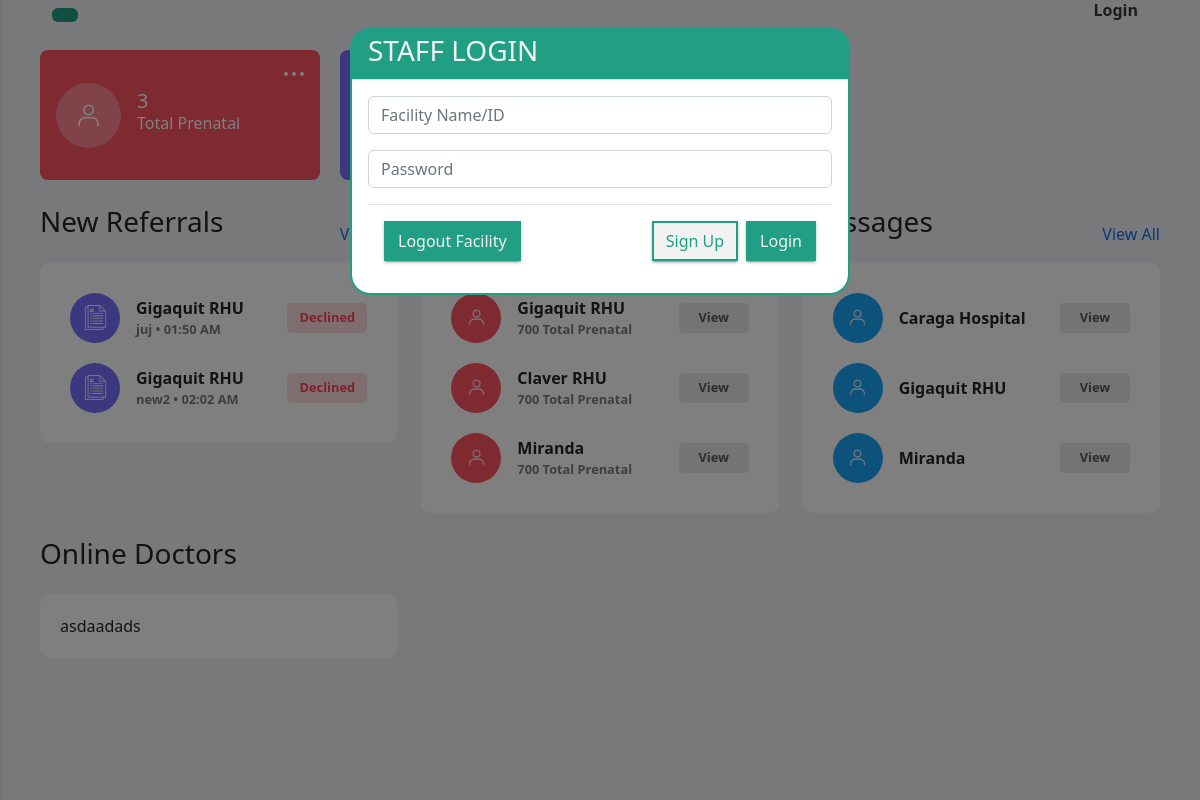
/index.php?yown (signed in), run on the app's committed database.
### tables this page shows
CREATE TABLE `referral_records` (
  `id` int(11) NOT NULL,
  `fclt_id` int(11) NOT NULL,
  `rfrrl_id` int(11) NOT NULL,
  `date` varchar(255) NOT NULL,
  `time` varchar(255) NOT NULL,
  `referred_hospital` varchar(255) NOT NULL,
  `status` varchar(255) NOT NULL
);

CREATE TABLE `facilities` (
  `fclt_id` int(11) NOT NULL,
  `fclt_name` varchar(255) NOT NULL,
  `fclt_password` varchar(255) NOT NULL,
  `fclt_ref_id` varchar(255) NOT NULL,
  `fclt_type` varchar(255) NOT NULL,
  `fclt_address` varchar(255) NOT NULL,
  `img_url` text NOT NULL
);

CREATE TABLE `referral_forms` (
  `id` int(11) NOT NULL,
  `Name` varchar(255) DEFAULT NULL
);

CREATE TABLE `referral_transaction` (
  `id` int(11) NOT NULL,
  `fclt_id` int(11) NOT NULL,
  `rfrrl_id` int(11) NOT NULL,
  `status` varchar(255) NOT NULL,
  `date` varchar(255) NOT NULL,
  `time` varchar(255) NOT NULL,
  `reason` text NOT NULL
);

### includes/referral_functions.inc.php (called while the page is built, shortened)
<?php
include 'dbh.inc.php';
function minireferrals() {
    global $conn, $fclt_id;
    $sql = "SELECT *
    FROM referral_records
    INNER JOIN referral_transaction ON referral_transaction.rfrrl_id = referral_records.rfrrl_id
    INNER JOIN referral_forms ON referral_forms.id = referral_transaction.rfrrl_id
    INNER JOIN facilities ON facilities.fclt_id = referral_records.fclt_id
    WHERE referral_transaction.fclt_id = '$fclt_id' OR referral_records.fclt_id = '$fclt_id'
    LIMIT 4";
    $result = mysqli_query($conn, $sql);
    if ($result) {
        $referrals = mysqli_fetch_all($result, MYSQLI_ASSOC);
        return $referrals;
    } else {
        echo "Error executing query: " . mysqli_error($conn);
    }
    return array();
}

### includes/messages_functions.inc.php (called while the page is built, shortened)
<?php
function contacts() {
    global $conn, $fclt_id;
    $sql = "SELECT * FROM `facilities`";
    $result = mysqli_query($conn, $sql);
    if ($result) {
        $referrals = mysqli_fetch_all($result, MYSQLI_ASSOC);
        return $referrals;
    } else {
        echo "Error executing query: " . mysqli_error($conn);
    }
    return array();
}

### index.php (the view, shortened to what this page needs)
<?php
include_once 'header.php';
include_once 'includes/referral_functions.inc.php';
include_once 'includes/messages_functions.inc.php';
$fclt_id = $_SESSION['id'];
$contacts = contacts();
$getminireferral = minireferrals();
$sql1 = "SELECT COUNT(*) as row_count FROM patients WHERE fclt_id = '$fclt_id'";
$sql2 = "SELECT COUNT(*) as row_count FROM referral_records WHERE fclt_id = '$fclt_id'";
$result1 = mysqli_query($conn, $sql1);
$result2 = mysqli_query($conn, $sql2);
if ($result1 && $result2) {
    $patients = mysqli_fetch_assoc($result1);
    $referral = mysqli_fetch_assoc($result2);
    $patients = $patients['row_count'];
    $referral = $referral['row_count'];
}
?>
<div class="main-cards">
<div class="mini-cards" id="card1">
  <div class="mini-logo">
    <img src="images/person.png" class="mini-logo-image" alt="Logo">
  </div>
  <div class="mini-card-content">
    <h2 class="mini-name"><?php echo $patients;?></h2>
    <p class="mini-description">Total Prenatal</p>
  </div>
  <div class="mini-menu">
    <button class="mini-menu-button">...</button>
  </div>
</div>
<div class="mini-cards" id="card2">
  <div class="mini-logo">
  </div>
  <div class="mini-card-content">
    <h2 class="mini-name"><?php echo $referral;?></h2>
    <p class="mini-description">Total Referral</p>
  </div>
  <div class="mini-menu">
    <button class="mini-menu-button">...</button>
  </div>
</div>
</div>
<div class="main-feed">
  <div class="row">
  <div class="col-12 col-sm-12 col-md-6 col-lg-4 mb-4">
        <div class="head">
              <h3 class="left-heading mb-4">New Referrals</h3>
              <a class="see_all" href="#" role="button">View All</a>
            </div>
          <div class="home-feed">
          <div class="yourDivClass">
  <?php
              foreach ($getminireferral as  $referrals) {
                  $fclt_name = $referrals['fclt_name'];
                  $time = $referrals['time'];
                  $name = $referrals['Name'];
                  $status = $referrals['status'];
                  ?>
      <div class="referral-card">
              <div class="mini-referral-logo" id="referral-logo">
                <img src="images/referral.png" alt="Logo" class="logo">
              </div>
                <div class="info">
                    <div class="name"><?= $fclt_name ?></div>
                  <?php
                    if($time == NULL){
                      ?>
                      <div class="description"><?= $name ?> • <?= $time?></div>
                      <?php
                    }else{
                      ?>
                  <div class="description"><?= $name ?> • <?= $time?></div>
                      <?php
                    }
                  ?>
                </div>
                <?php
                if($status == NULL){
                  ?>
                  <button class="confirm-button" id="Pendingbtn">Pending</button>
                  <?php
                }else{
                  ?>
                  <button class="confirm-button" id="<?= $status ?>btn"><?= $status ?></button>
                  <?php
                }
                ?>
            </div>
            <?php
        }
      ?>
        </div>
        </div>
        </div>
    <div class="col-12 col-sm-12 col-md-6 col-lg-4 mb-4">
    <div class="head">
          <h3 class="left-heading mb-4">Prenatal</h3>
          <a class="see_all" href="#" role="button">View All</a>
        </div>
      <div class="home-feed">
        <div class="yourDivClass">
        <div class="referral-card">
          <div class="mini-referral-logo" id="prenatal-logo">
            <img src="images/person.png" alt="Logo" class="logo">
          </div>
            <div class="info">
                <div class="name">Gigaquit RHU</div>
                <div class="description">700 Total Prenatal</div>
            </div>
            <button class="confirm-button" id="viewbtn">View</button>
        </div>
        <div class="referral-card">
          <div class="mini-referral-logo" id="prenatal-logo">
          <img src="images/person.png" alt="Logo" class="logo">
          </div>
            <div class="info">
                <div class="name">Claver RHU</div>
                <div class="description">700 Total Prenatal</div>
            </div>
            <button class="confirm-button" id="viewbtn">View</button>
        </div>
        <div class="referral-card">
          <div class="mini-referral-logo" id="prenatal-logo">
          <img src="images/person.png" alt="Logo" class="logo">
          </div>
            <div class="info">
                <div class="name">Miranda</div>
                <div class="description">700 Total Prenatal</div>
            </div>
            <button class="confirm-button" id="viewbtn">View</button>
        </div>
        </div>
      </div>
    </div>
    <div class="col-12 col-sm-12 col-md-6 col-lg-4 mb-4">
    <div class="head">
          <h3 class="left-heading mb-4">Messages</h3>
          <a class="see_all" href="#" role="button">View All</a>
        </div>
      <div class="home-feed">
        <div class="yourDivClass">
        <div class="contacts">
            <?php
            foreach ($contacts as $contact) {
                $contact_name = $contact['fclt_name'];
                $contact_id = $contact['fclt_id'];
                if ($contact_id != $fclt_id) {
            ?>
                <div class="referral-card" id="message-contact" data-contact-name="<?php echo $contact_name; ?>" data-contact-id="<?php echo $contact_id; ?>">
            <div class="mini-referral-logo" id="message-logo">
                <img src="images/person.png" alt="Logo" class="logo">
            </div>
            <div class="info">
                <div class="name"><?php echo $contact_name; ?></div>
            </div>
            <button class="confirm-button" id="viewbtn">View</button>
        </div>
            <?php
                }
            }
            ?>
</div>
        </div>
      </div>
    </div>
    <div class="col-12 col-sm-12 col-md-6 col-lg-4 mb-4">
    <div class="head">
          <h3 class="left-heading mb-4">Online Doctors</h3>
        </div>
      <div class="home-feed">
        <div class="yourDivClass">
          asdaadads
        </div>
      </div>
    </div>
  </div>
</div>
<div class="modal fade" id="loginModal" data-bs-backdrop="static" data-bs-keyboard="false" tabindex="-1" aria-labelledby="staticBackdropLabel" aria-hidden="true">
  <div class="modal-dialog">
    <div class="modal-content">
      <div class="modal-header">
      <h3>STAFF LOGIN</h3>
      </div>
      <div class="modal-body" id="modalContent">
      <form id="loginStaff">
    <div class="mb-3">
        <input type="text" class="form-control" name="uid" placeholder="Facility Name/ID">
    </div>
    <div class="mb-3">
        <input type="password" class="form-control" name="pwd" placeholder="Password">
    </div>
    <div class="modal-footer">
        <a class="btn btn2" href="includes/fclt_logout.inc.php" role="button" style="margin-right:auto">Logout Facility</a>
        <a class="btn btn1" href="signup.php" role="button">Sign Up</a>
        <button type="submit" class="btn btn2">Login</button>
    </div>
</form>
      </div>
    </div>
  </div>
</div>
<?php
include_once 'footer.php'
?>

### css/style.css (style rules this page uses)
body { margin: 0; font-family: -apple-system, BlinkMacSystemFont, "Segoe UI", Roboto, "Helvetica Neue", Arial, "Noto Sans", sans-serif, "Apple Color Emoji", "Segoe UI Emoji", "Segoe UI Symbol", "Noto Color Emoji"; font-size: 1rem; font-weight: 400; line-height: 1.5; color: #212529; text-align: left; background-color: #fff; }
.head { display: flex; justify-content: space-between; align-items: center; }
.head a { text-decoration: none; }
.home-feed { background-color: #ffffff; padding: 20px; border-radius: 10px; }
.main-cards { display: flex; gap: 20px; margin-bottom: 25px; }
.modal .btn { background-color: #209f85; color: #fff; text-decoration: none; box-shadow: rgba(0, 0, 0, 0.2) 0 3px 1px -2px, rgba(0, 0, 0, 0.14) 0 2px 2px 0, rgba(0, 0, 0, 0.12) 0 1px 5px 0; }
.modal { background-color: none; }
.modal .modal-content { border: 2px solid #209f85; }
.modal .modal-content { border-radius: 20px; }
.modal .modal-header { background-color: #209f85; border-top-right-radius: 15px; border-top-left-radius: 15px; color: #f2f2f2; height: 50px; }
.modal .btn { background-color: #f2f2f2; border: 2px solid #209f85; border-radius: 0; color: #209f85; opacity: 1; box-shadow: rgba(0, 0, 0, 0.2) 0 3px 1px -2px, rgba(0, 0, 0, 0.14) 0 2px 2px 0, rgba(0, 0, 0, 0.12) 0 1px 5px 0; }
.modal .btn2 { background-color: #209f85; border: 2px solid #209f85; border-radius: 0; color: #f2f2f2; opacity: 1; box-shadow: rgba(0, 0, 0, 0.2) 0 3px 1px -2px, rgba(0, 0, 0, 0.14) 0 2px 2px 0, rgba(0, 0, 0, 0.12) 0 1px 5px 0; }
.modal-footer { display: flex; justify-content: space-between; align-items: center; }
.mini-cards { display: flex; align-items: center; padding: 16px; border-radius: 8px; position: relative; width: 280px; height: 130px; }
#card1 { background-color: #FF5263; }
#card2 { background-color: #796EFF; }
.mini-logo { display: flex; align-items: center; justify-content: center; width: 65px; height: 65px; padding: 15px; border-radius: 50%; margin-right: 16px; margin-left: 0; object-fit: cover; background-color: rgba(255, 255, 255, 0.3); align-items: center; justify-content: center; }
.mini-cards img { width: 35px; height: 35px; }
.mini-card-content { flex-grow: 1; }
.mini-name { font-size: 20px; margin-top: 10px; color: #FFFFFF; }
.mini-description { color: #FFFFFF; margin-top: -10px; }
.mini-menu { position: absolute; top: 8px; right: 8px; }
.mini-menu-button { background: none; border: none; font-size: 30px; cursor: pointer; margin-top: -30px; color: #FFFFFF; }
.referral-card { display: flex; padding: 10px; align-items: center; transition: all 0.3s; border-radius: 10px; }
.mini-referral-logo { width: 50px; height: 50px; padding: 10px; border-radius: 50%; margin-right: 16px; margin-left: 0; object-fit: cover; display: flex; align-items: center; justify-content: center; }
#referral-logo { background-color: #796EFF; }
#prenatal-logo { background-color: #FF5263; }
#message-logo { background-color: #1ba5f5; }
.referral-card img { width: 25px; height: 25px; }
.info { flex-grow: 1; }
.name { font-size: 1rem; font-weight: bold; }
.description { margin-top:0; font-size: 0.8rem; opacity: 0.6; font-weight: 600; }
.confirm-button { padding: 5px; font-size: 0.8rem; border: none; border-radius: 5px; cursor: pointer; font-weight: 600; text-align: center; }
#Declinedbtn { background-color: rgba(255, 82, 99, 0.2); color: #fa4255; width: 80px; height: 30px; }
#viewbtn { background-color: rgba(141, 140, 140, 0.2); color: #5a5a5a; width: 70px; height: 30px; }

### data on the page
referral_records: fclt.fclt_name "Gigaquit RHU", referral_forms.Name "juj", referral_transaction.time "01:50 AM", referral_transaction.status "Declined"
referral_records: fclt.fclt_name "Gigaquit RHU", referral_forms.Name "new2", referral_transaction.time "02:02 AM", referral_transaction.status "Declined"
facilities: fclt_name "Caraga Hospital"
facilities: fclt_name "Gigaquit RHU"
facilities: fclt_name "Miranda"

### other printed values
$patients "3"
